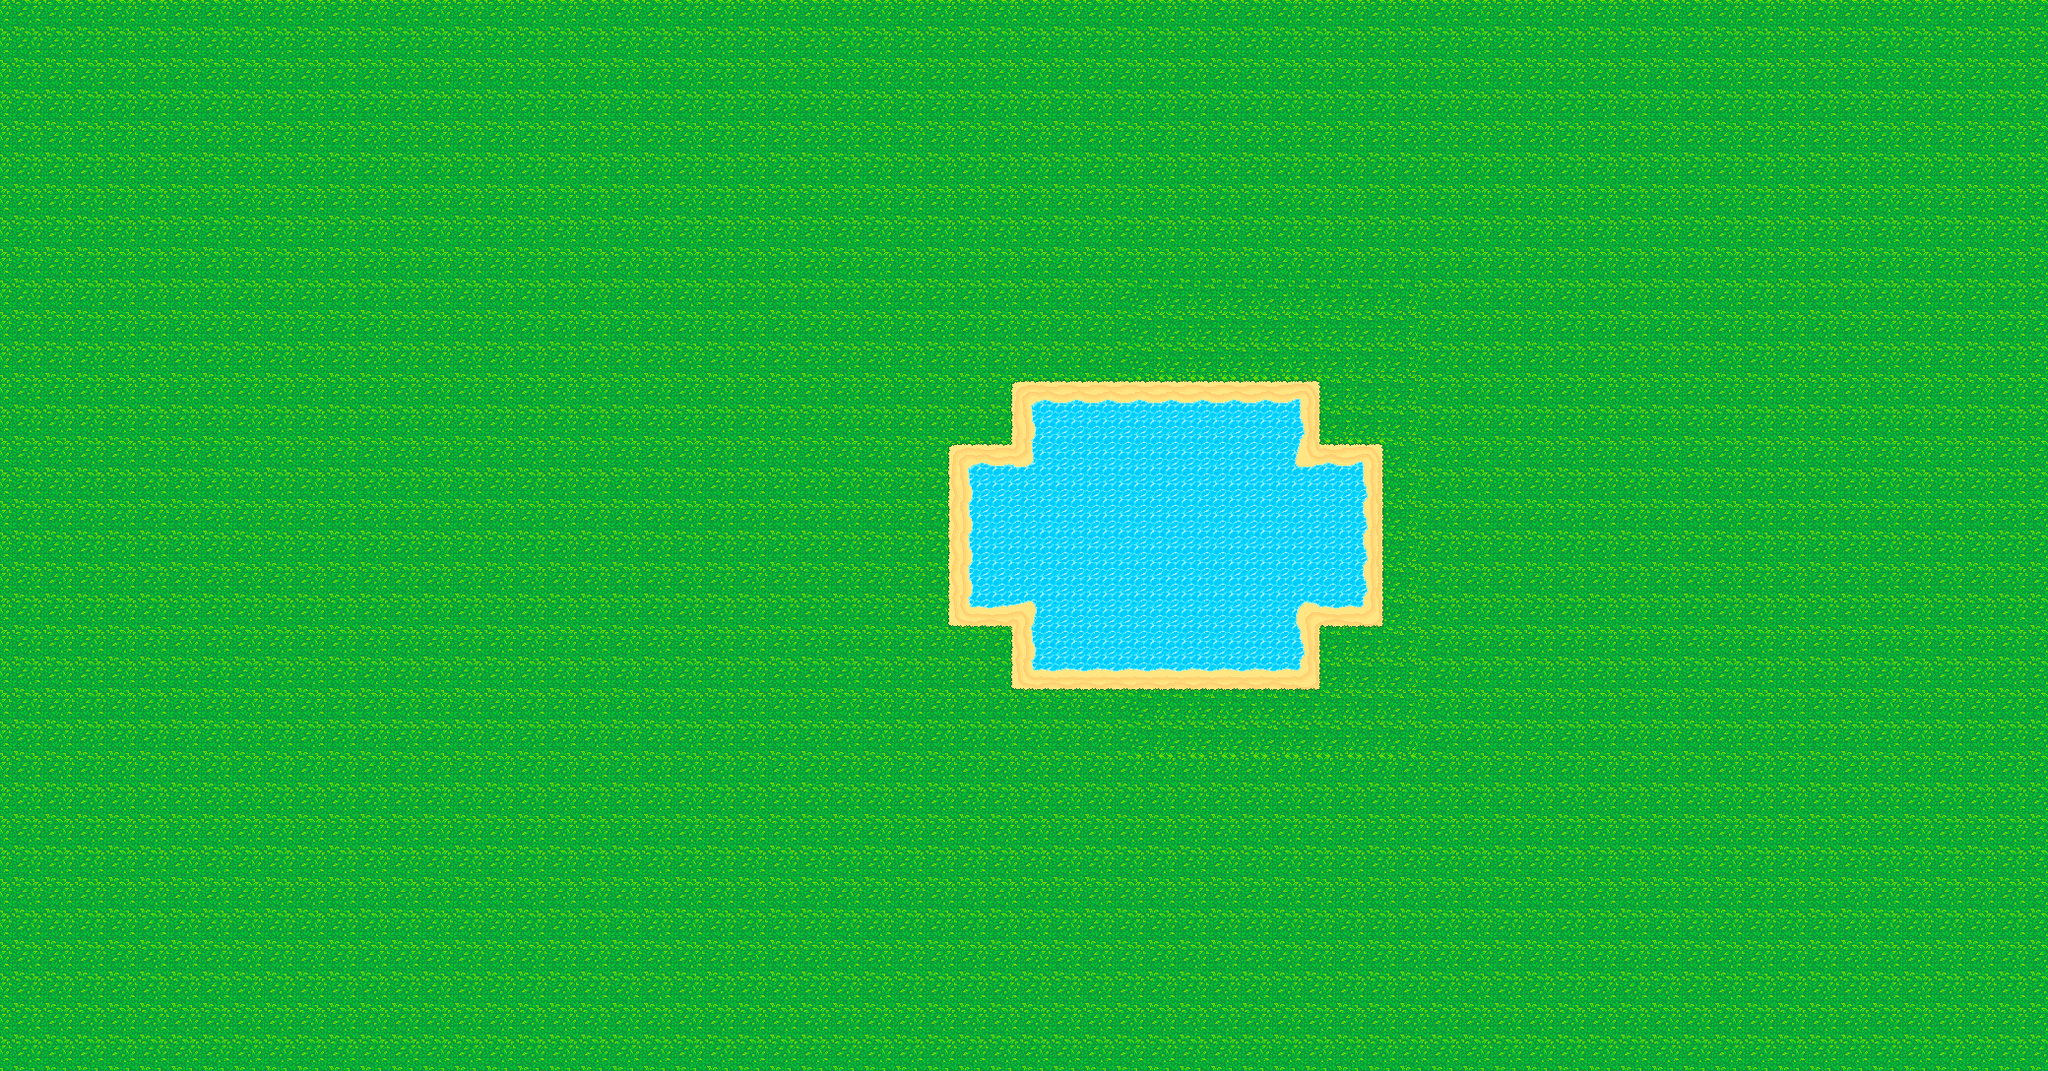

Below is a game level as drawn by its tile map, then a one-line description and the .tmx that defines it (tile-layer data replaced by summaries):
An orthogonal 65x34 tile map with 32x32 px tiles, 1 tile layer (agua), 1 hidden layer not drawn.

<map version="1.0" tiledversion="2018.01.23" orientation="orthogonal" renderorder="right-down" width="65" height="34" tilewidth="32" tileheight="32" infinite="0" nextobjectid="65">
 <tileset firstgid="1" name="tiledmap" tilewidth="32" tileheight="32" spacing="1" margin="1" tilecount="667" columns="23">
  <image source="tiledmap.png" width="760" height="958" />
  <tile id="486">
   <properties>
    <property name="agua" type="int" value="1" />
   </properties>
  </tile>
  <tile id="496">
   <properties>
    <property name="agua" type="int" value="2" />
   </properties>
  </tile>
  <tile id="506">
   <properties>
    <property name="A1" type="int" value="1" />
   </properties>
  </tile>
  <tile id="507">
   <properties>
    <property name="A2" type="int" value="1" />
   </properties>
  </tile>
  <tile id="508">
   <properties>
    <property name="A3" type="int" value="1" />
   </properties>
  </tile>
  <tile id="512">
   <properties>
    <property name="B1" type="int" value="1" />
   </properties>
  </tile>
  <tile id="514">
   <properties>
    <property name="B2" type="int" value="1" />
   </properties>
  </tile>
  <tile id="516">
   <properties>
    <property name="A1" type="int" value="2" />
   </properties>
  </tile>
  <tile id="517">
   <properties>
    <property name="A2" type="int" value="2" />
   </properties>
  </tile>
  <tile id="518">
   <properties>
    <property name="A3" type="int" value="2" />
   </properties>
  </tile>
  <tile id="519">
   <properties>
    <property name="B1" type="int" value="2" />
   </properties>
  </tile>
  <tile id="522">
   <properties>
    <property name="B1" type="int" value="2" />
   </properties>
  </tile>
  <tile id="524">
   <properties>
    <property name="B2" type="int" value="2" />
   </properties>
  </tile>
  <tile id="529">
   <properties>
    <property name="A4" type="int" value="1" />
   </properties>
  </tile>
  <tile id="531">
   <properties>
    <property name="A5" type="int" value="1" />
   </properties>
  </tile>
  <tile id="539">
   <properties>
    <property name="A4" type="int" value="2" />
   </properties>
  </tile>
  <tile id="541">
   <properties>
    <property name="A5" type="int" value="2" />
   </properties>
  </tile>
  <tile id="552">
   <properties>
    <property name="A6" type="int" value="1" />
   </properties>
  </tile>
  <tile id="553">
   <properties>
    <property name="A7" type="int" value="1" />
   </properties>
  </tile>
  <tile id="554">
   <properties>
    <property name="A8" type="int" value="1" />
   </properties>
  </tile>
  <tile id="558">
   <properties>
    <property name="B3" type="int" value="1" />
   </properties>
  </tile>
  <tile id="560">
   <properties>
    <property name="B4" type="int" value="1" />
   </properties>
  </tile>
  <tile id="562">
   <properties>
    <property name="A6" type="int" value="2" />
   </properties>
  </tile>
  <tile id="563">
   <properties>
    <property name="A7" type="int" value="2" />
   </properties>
  </tile>
  <tile id="564">
   <properties>
    <property name="A8" type="int" value="2" />
   </properties>
  </tile>
  <tile id="568">
   <properties>
    <property name="B3" type="int" value="2" />
   </properties>
  </tile>
  <tile id="570">
   <properties>
    <property name="B4" type="int" value="2" />
   </properties>
  </tile>
 </tileset>
 <layer name="agua" width="65" height="34">
  <data>[2210 cells, 2210 non-empty, 14 distinct tile ids]</data>
 </layer>
 <layer name="arboles" width="65" height="34" visible="0">
  <data>[2210 cells, 0 non-empty, 0 distinct tile ids]</data>
 </layer>
 <objectgroup name="player-layer" />
 <objectgroup name="collision-layer" />
</map>
